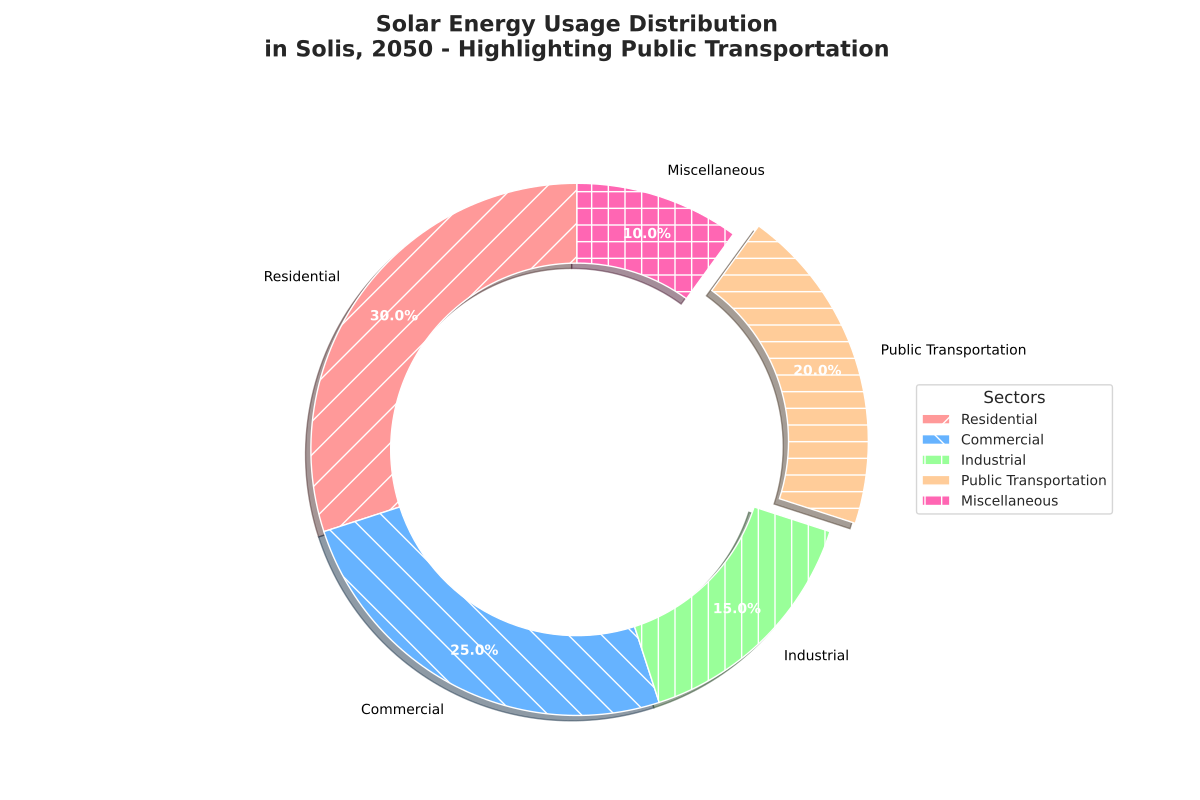

Write the Python code that produced this figure.
import matplotlib.pyplot as plt
import matplotlib.patches as mpatches

sectors = ["Residential", "Commercial", "Industrial", "Public Transportation", "Miscellaneous"]
energy_usage = [30, 25, 15, 20, 10]

colors = ['#FF9999', '#66B3FF', '#99FF99', '#FFCC99', '#FF66B3']
hatches = ['/', '\\', '|', '-', '+']

explode = (0, 0, 0, 0.1, 0)

fig, ax = plt.subplots(figsize=(12, 8), subplot_kw=dict(aspect="equal"))

# Create the donut chart
wedges, texts, autotexts = ax.pie(
    energy_usage, 
    explode=explode, 
    labels=sectors, 
    colors=colors, 
    autopct='%1.1f%%', 
    shadow=True, 
    startangle=90,
    pctdistance=0.85,
    wedgeprops=dict(width=0.3)  # Adjust the width to create a donut shape
)

# Apply patterns to each pie wedge
for wedge, hatch in zip(wedges, hatches):
    wedge.set_hatch(hatch)

for text in texts:
    text.set_fontsize(10)
    text.set_color('black')

for autotext in autotexts:
    autotext.set_fontsize(10)
    autotext.set_color('white')
    autotext.set_weight('bold')

patches = [mpatches.Patch(facecolor=color, hatch=hatch, label=sector) 
           for color, hatch, sector in zip(colors, hatches, sectors)]
ax.legend(handles=patches, loc='center left', bbox_to_anchor=(1, 0.5), fontsize=10, title="Sectors")

ax.set_title(
    'Solar Energy Usage Distribution\nin Solis, 2050 - Highlighting Public Transportation',
    fontsize=16, fontweight='bold', va='bottom', pad=40
)

plt.tight_layout()
plt.show()
